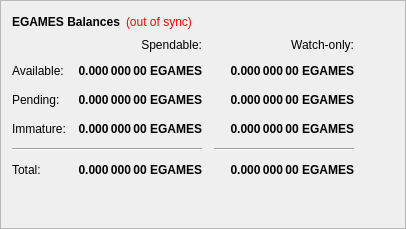
        <widget class="QFrame" name="frame">
         <property name="frameShape">
          <enum>QFrame::StyledPanel</enum>
         </property>
         <property name="frameShadow">
          <enum>QFrame::Raised</enum>
         </property>
         <layout class="QVBoxLayout" name="verticalLayout_4">
          <item>
           <layout class="QHBoxLayout" name="horizontalLayout_4">
            <item>
             <widget class="QLabel" name="label_5">
              <property name="font">
               <font>
                <weight>75</weight>
                <bold>true</bold>
               </font>
              </property>
              <property name="text">
               <string>EGAMES Balances</string>
              </property>
             </widget>
            </item>
            <item>
             <widget class="QLabel" name="labelWalletStatus">
              <property name="cursor">
               <cursorShape>WhatsThisCursor</cursorShape>
              </property>
              <property name="toolTip">
               <string>The displayed information may be out of date. Your wallet automatically synchronizes with the EGAMES network after a connection is established, but this process has not completed yet.</string>
              </property>
              <property name="styleSheet">
               <string notr="true">QLabel { color: red; }</string>
              </property>
              <property name="text">
               <string notr="true">(out of sync)</string>
              </property>
              <property name="alignment">
               <set>Qt::AlignLeading|Qt::AlignLeft|Qt::AlignVCenter</set>
              </property>
             </widget>
            </item>
            <item>
             <spacer name="horizontalSpacer_3">
              <property name="orientation">
               <enum>Qt::Horizontal</enum>
              </property>
              <property name="sizeHint" stdset="0">
               <size>
                <width>40</width>
                <height>20</height>
               </size>
              </property>
             </spacer>
            </item>
           </layout>
          </item>
          <item>
           <layout class="QGridLayout" name="gridLayout">
            <property name="spacing">
             <number>12</number>
            </property>
            <item row="2" column="2">
             <widget class="QLabel" name="labelWatchPending">
              <property name="font">
               <font>
                <weight>75</weight>
                <bold>true</bold>
               </font>
              </property>
              <property name="cursor">
               <cursorShape>IBeamCursor</cursorShape>
              </property>
              <property name="toolTip">
               <string>Unconfirmed transactions to watch-only addresses</string>
              </property>
              <property name="text">
               <string notr="true">0.000 000 00 EGAMES</string>
              </property>
              <property name="alignment">
               <set>Qt::AlignRight|Qt::AlignTrailing|Qt::AlignVCenter</set>
              </property>
              <property name="textInteractionFlags">
               <set>Qt::LinksAccessibleByMouse|Qt::TextSelectableByKeyboard|Qt::TextSelectableByMouse</set>
              </property>
             </widget>
            </item>
            <item row="2" column="1">
             <widget class="QLabel" name="labelUnconfirmed">
              <property name="font">
               <font>
                <weight>75</weight>
                <bold>true</bold>
               </font>
              </property>
              <property name="cursor">
               <cursorShape>IBeamCursor</cursorShape>
              </property>
              <property name="toolTip">
               <string>Total of transactions that have yet to be confirmed, and do not yet count toward the spendable balance</string>
              </property>
              <property name="text">
               <string notr="true">0.000 000 00 EGAMES</string>
              </property>
              <property name="alignment">
               <set>Qt::AlignRight|Qt::AlignTrailing|Qt::AlignVCenter</set>
              </property>
              <property name="textInteractionFlags">
               <set>Qt::LinksAccessibleByMouse|Qt::TextSelectableByKeyboard|Qt::TextSelectableByMouse</set>
              </property>
             </widget>
            </item>
            <item row="3" column="2">
             <widget class="QLabel" name="labelWatchImmature">
              <property name="font">
               <font>
                <weight>75</weight>
                <bold>true</bold>
               </font>
              </property>
              <property name="cursor">
               <cursorShape>IBeamCursor</cursorShape>
              </property>
              <property name="toolTip">
               <string>Staked or masternode rewards in watch-only addresses that has not yet matured</string>
              </property>
              <property name="text">
               <string notr="true">0.000 000 00 EGAMES</string>
              </property>
              <property name="alignment">
               <set>Qt::AlignRight|Qt::AlignTrailing|Qt::AlignVCenter</set>
              </property>
              <property name="textInteractionFlags">
               <set>Qt::LinksAccessibleByMouse|Qt::TextSelectableByKeyboard|Qt::TextSelectableByMouse</set>
              </property>
             </widget>
            </item>
            <item row="4" column="0" colspan="2">
             <widget class="Line" name="lineSpendableBalance">
              <property name="orientation">
               <enum>Qt::Horizontal</enum>
              </property>
             </widget>
            </item>
            <item row="4" column="2">
             <widget class="Line" name="lineWatchBalance">
              <property name="sizePolicy">
               <sizepolicy hsizetype="Preferred" vsizetype="Fixed">
                <horstretch>0</horstretch>
                <verstretch>0</verstretch>
               </sizepolicy>
              </property>
              <property name="minimumSize">
               <size>
                <width>140</width>
                <height>0</height>
               </size>
              </property>
              <property name="orientation">
               <enum>Qt::Horizontal</enum>
              </property>
             </widget>
            </item>
            <item row="5" column="0">
             <widget class="QLabel" name="labelTotalText">
              <property name="text">
               <string>Total:</string>
              </property>
             </widget>
            </item>
            <item row="3" column="1">
             <widget class="QLabel" name="labelImmature">
              <property name="font">
               <font>
                <weight>75</weight>
                <bold>true</bold>
               </font>
              </property>
              <property name="cursor">
               <cursorShape>IBeamCursor</cursorShape>
              </property>
              <property name="toolTip">
               <string>Staked or masternode rewards that has not yet matured</string>
              </property>
              <property name="text">
               <string notr="true">0.000 000 00 EGAMES</string>
              </property>
              <property name="alignment">
               <set>Qt::AlignRight|Qt::AlignTrailing|Qt::AlignVCenter</set>
              </property>
              <property name="textInteractionFlags">
               <set>Qt::LinksAccessibleByMouse|Qt::TextSelectableByKeyboard|Qt::TextSelectableByMouse</set>
              </property>
             </widget>
            </item>
            <item row="2" column="3">
             <spacer name="horizontalSpacer_2">
              <property name="orientation">
               <enum>Qt::Horizontal</enum>
              </property>
              <property name="sizeHint" stdset="0">
               <size>
                <width>40</width>
                <height>20</height>
               </size>
              </property>
             </spacer>
            </item>
            <item row="3" column="0">
             <widget class="QLabel" name="labelImmatureText">
              <property name="text">
               <string>Immature:</string>
              </property>
             </widget>
            </item>
            <item row="5" column="1">
             <widget class="QLabel" name="labelTotal">
              <property name="font">
               <font>
                <weight>75</weight>
                <bold>true</bold>
               </font>
              </property>
              <property name="cursor">
               <cursorShape>IBeamCursor</cursorShape>
              </property>
              <property name="toolTip">
               <string>Your current total balance</string>
              </property>
              <property name="text">
               <string notr="true">0.000 000 00 EGAMES</string>
              </property>
              <property name="alignment">
               <set>Qt::AlignRight|Qt::AlignTrailing|Qt::AlignVCenter</set>
              </property>
              <property name="textInteractionFlags">
               <set>Qt::LinksAccessibleByMouse|Qt::TextSelectableByKeyboard|Qt::TextSelectableByMouse</set>
              </property>
             </widget>
            </item>
            <item row="5" column="2">
             <widget class="QLabel" name="labelWatchTotal">
              <property name="font">
               <font>
                <weight>75</weight>
                <bold>true</bold>
               </font>
              </property>
              <property name="cursor">
               <cursorShape>IBeamCursor</cursorShape>
              </property>
              <property name="toolTip">
               <string>Current total balance in watch-only addresses</string>
              </property>
              <property name="text">
               <string notr="true">0.000 000 00 EGAMES</string>
              </property>
              <property name="alignment">
               <set>Qt::AlignRight|Qt::AlignTrailing|Qt::AlignVCenter</set>
              </property>
              <property name="textInteractionFlags">
               <set>Qt::LinksAccessibleByMouse|Qt::TextSelectableByKeyboard|Qt::TextSelectableByMouse</set>
              </property>
             </widget>
            </item>
            <item row="0" column="2">
             <widget class="QLabel" name="labelWatchonly">
              <property name="text">
               <string>Watch-only:</string>
              </property>
              <property name="alignment">
               <set>Qt::AlignRight|Qt::AlignTrailing|Qt::AlignVCenter</set>
              </property>
             </widget>
            </item>
            <item row="1" column="0">
             <widget class="QLabel" name="labelBalanceText">
              <property name="text">
               <string>Available:</string>
              </property>
             </widget>
            </item>
            <item row="1" column="1">
             <widget class="QLabel" name="labelBalance">
              <property name="font">
               <font>
                <weight>75</weight>
                <bold>true</bold>
               </font>
              </property>
              <property name="cursor">
               <cursorShape>IBeamCursor</cursorShape>
              </property>
              <property name="toolTip">
               <string>Your current spendable balance</string>
              </property>
              <property name="text">
               <string notr="true">0.000 000 00 EGAMES</string>
              </property>
              <property name="alignment">
               <set>Qt::AlignRight|Qt::AlignTrailing|Qt::AlignVCenter</set>
              </property>
              <property name="textInteractionFlags">
               <set>Qt::LinksAccessibleByMouse|Qt::TextSelectableByKeyboard|Qt::TextSelectableByMouse</set>
              </property>
             </widget>
            </item>
            <item row="1" column="2">
             <widget class="QLabel" name="labelWatchAvailable">
              <property name="font">
               <font>
                <weight>75</weight>
                <bold>true</bold>
               </font>
              </property>
              <property name="cursor">
               <cursorShape>IBeamCursor</cursorShape>
              </property>
              <property name="toolTip">
               <string>Your current balance in watch-only addresses</string>
              </property>
              <property name="text">
               <string notr="true">0.000 000 00 EGAMES</string>
              </property>
              <property name="alignment">
               <set>Qt::AlignRight|Qt::AlignTrailing|Qt::AlignVCenter</set>
              </property>
              <property name="textInteractionFlags">
               <set>Qt::LinksAccessibleByMouse|Qt::TextSelectableByKeyboard|Qt::TextSelectableByMouse</set>
              </property>
             </widget>
            </item>
            <item row="2" column="0">
             <widget class="QLabel" name="labelPendingText">
              <property name="text">
               <string>Pending:</string>
              </property>
             </widget>
            </item>
            <item row="0" column="1">
             <widget class="QLabel" name="labelSpendable">
              <property name="text">
               <string>Spendable:</string>
              </property>
              <property name="alignment">
               <set>Qt::AlignRight|Qt::AlignTrailing|Qt::AlignVCenter</set>
              </property>
             </widget>
            </item>
           </layout>
          </item>
          <item>
           <spacer name="verticalSpacer_4">
            <property name="orientation">
             <enum>Qt::Vertical</enum>
            </property>
            <property name="sizeHint" stdset="0">
             <size>
              <width>20</width>
              <height>40</height>
             </size>
            </property>
           </spacer>
          </item>
         </layout>
        </widget>
